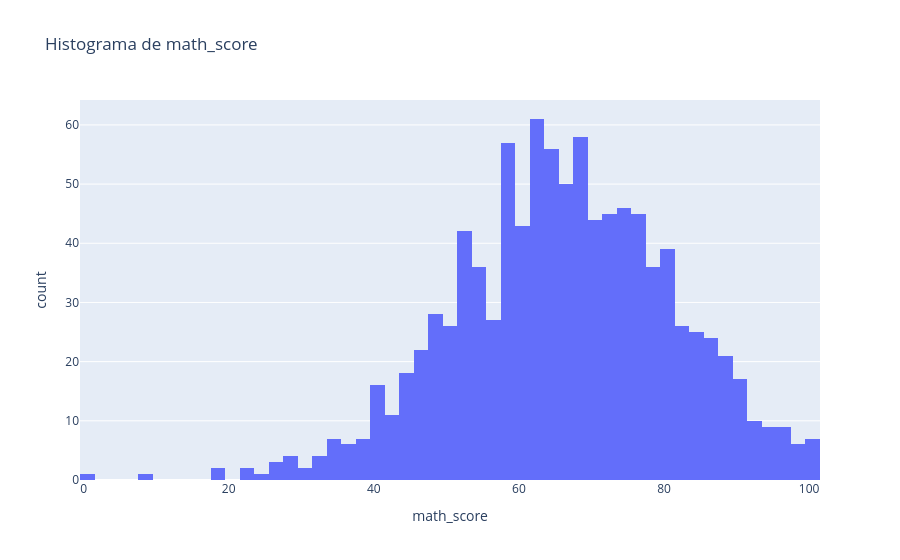
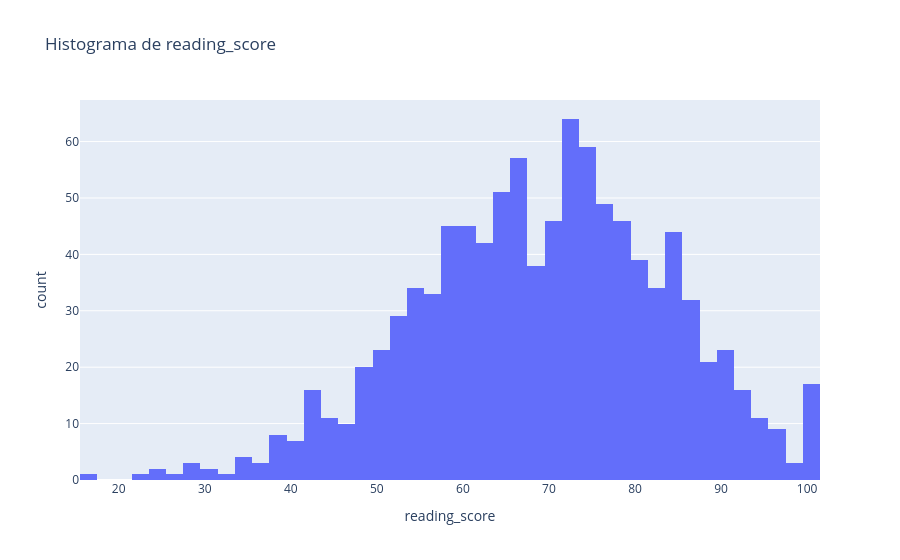
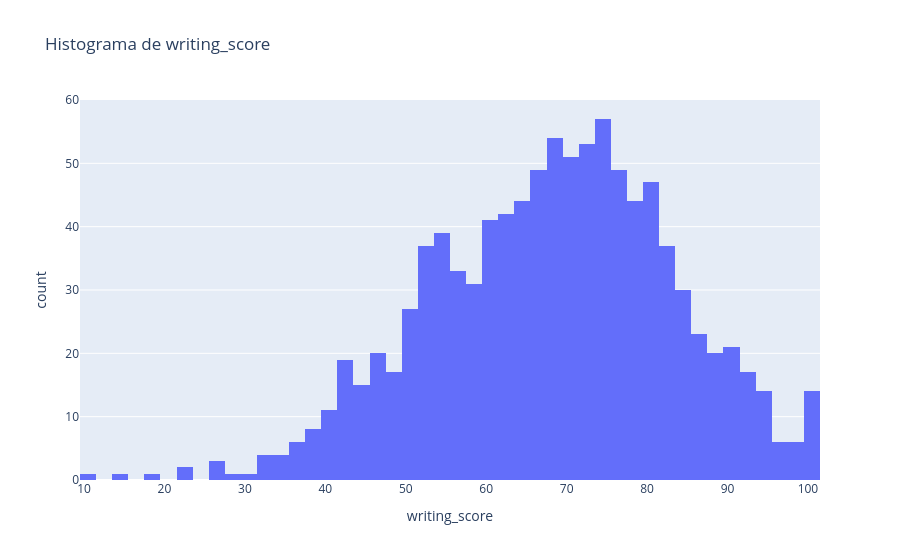

These figures' notebook cell, in order:
### Code cell
analyze_df(df_cleaned)

### Figure 1 — Plotly figure (JSON) as saved in the notebook; plotly's stock layout.template omitted (floating-point values rounded to 4 significant figures; data arrays with more than 128 entries replaced by an {"elided": "..."} marker saying what was removed)
{"data": [{"bingroup": "x", "hovertemplate": "math_score=%{x}<br>count=%{y}<extra></extra>", "legendgroup": "", "marker": {"color": "#636efa", "pattern": {"shape": ""}}, "name": "", "orientation": "v", "showlegend": false, "type": "histogram", "x": {"elided": "1000 float values"}, "xaxis": "x", "yaxis": "y"}], "layout": {"barmode": "relative", "legend": {"tracegroupgap": 0}, "title": {"text": "Histograma de math_score"}, "xaxis": {"anchor": "y", "domain": [0, 1], "title": {"text": "math_score"}}, "yaxis": {"anchor": "x", "domain": [0, 1], "title": {"text": "count"}}}}

### Figure 2 — Plotly figure (JSON) as saved in the notebook; plotly's stock layout.template omitted (floating-point values rounded to 4 significant figures; data arrays with more than 128 entries replaced by an {"elided": "..."} marker saying what was removed)
{"data": [{"bingroup": "x", "hovertemplate": "reading_score=%{x}<br>count=%{y}<extra></extra>", "legendgroup": "", "marker": {"color": "#636efa", "pattern": {"shape": ""}}, "name": "", "orientation": "v", "showlegend": false, "type": "histogram", "x": {"elided": "1000 float values"}, "xaxis": "x", "yaxis": "y"}], "layout": {"barmode": "relative", "legend": {"tracegroupgap": 0}, "title": {"text": "Histograma de reading_score"}, "xaxis": {"anchor": "y", "domain": [0, 1], "title": {"text": "reading_score"}}, "yaxis": {"anchor": "x", "domain": [0, 1], "title": {"text": "count"}}}}

### Figure 3 — Plotly figure (JSON) as saved in the notebook; plotly's stock layout.template omitted (floating-point values rounded to 4 significant figures; data arrays with more than 128 entries replaced by an {"elided": "..."} marker saying what was removed)
{"data": [{"bingroup": "x", "hovertemplate": "writing_score=%{x}<br>count=%{y}<extra></extra>", "legendgroup": "", "marker": {"color": "#636efa", "pattern": {"shape": ""}}, "name": "", "orientation": "v", "showlegend": false, "type": "histogram", "x": {"elided": "1000 float values"}, "xaxis": "x", "yaxis": "y"}], "layout": {"barmode": "relative", "legend": {"tracegroupgap": 0}, "title": {"text": "Histograma de writing_score"}, "xaxis": {"anchor": "y", "domain": [0, 1], "title": {"text": "writing_score"}}, "yaxis": {"anchor": "x", "domain": [0, 1], "title": {"text": "count"}}}}
